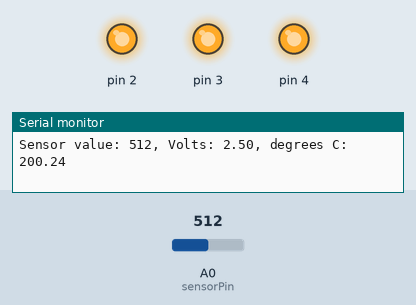
Simulated run of this sketch. Board: Arduino Uno, built with avr-gcc and run on an emulated ATmega328P. Shown: output pins drawn as LEDs (lit = HIGH), the last lines printed to the serial monitor. Inputs (shaded band) come from the test bench; at power-on: A0 (sensorPin) = 512.

Above: at 1.2 s.
1.3 s: A0 (sensorPin) set to 144
4.3 s: A0 (sensorPin) set to 131
At 5.4 s:
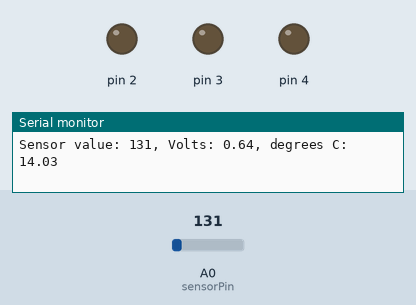
5.8 s: A0 (sensorPin) set to 306
At 6.8 s:
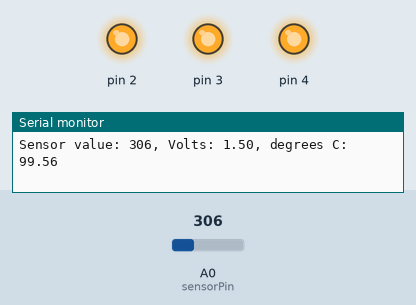
Timing chart, 0 to 8.8 s (numbered marks = the images above; inputs shaded):
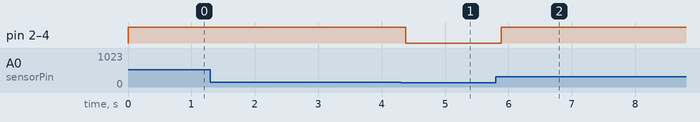

The sketch:

love_o_meter.ino
```cpp
const int sensorPin = A0;
const float baselineTemp = 20.0;

void setup() {
  // Initialize serial port; specify speed to be 9600 bits/s.
  Serial.begin(9600);

  for (int pinNumber = 2; pinNumber <=4; pinNumber++) {
     pinMode(pinNumber, OUTPUT);
     digitalWrite(pinNumber, LOW);
  }
}

void loop() {
  // Get data from the temp. sensor and store it into sensorVal.
  int sensorVal = analogRead(sensorPin);
  float voltage;
  float temperature;

  Serial.print("Sensor value: ");
  Serial.print(sensorVal);

  voltage = (sensorVal/1023.0)*5.0;
  Serial.print(", Volts: ");
  Serial.print(voltage);

  temperature = (voltage - 0.5)*100;
  Serial.print(", degrees C: ");
  Serial.println(temperature);

  if (temperature < baselineTemp) {
    digitalWrite(2, LOW);
    digitalWrite(3, LOW);
    digitalWrite(4, LOW);
  } else if ((temperature >= baselineTemp + 2) && (temperature < baselineTemp + 4)) {
    digitalWrite(2, HIGH);
    digitalWrite(3, LOW);
    digitalWrite(4, LOW);
  } else if ((temperature >= baselineTemp + 4) && (temperature < baselineTemp + 6)) {
    digitalWrite(2, HIGH);
    digitalWrite(3, HIGH);
    digitalWrite(4, LOW);
  } else if (temperature >= baselineTemp + 6) {
    digitalWrite(2, HIGH);
    digitalWrite(3, HIGH);
    digitalWrite(4, HIGH);
  }

  delay(1);
}
```

Measured:
- the behaviour switches between 144 and 143 on A0 (sensorPin) (found by bisection; images 0 and 1)
- after the input at 4.3 s, pin 2–4: HIGH → LOW after 0.08 s
- after the input at 5.8 s, pin 2–4: LOW → HIGH after 0.09 s
